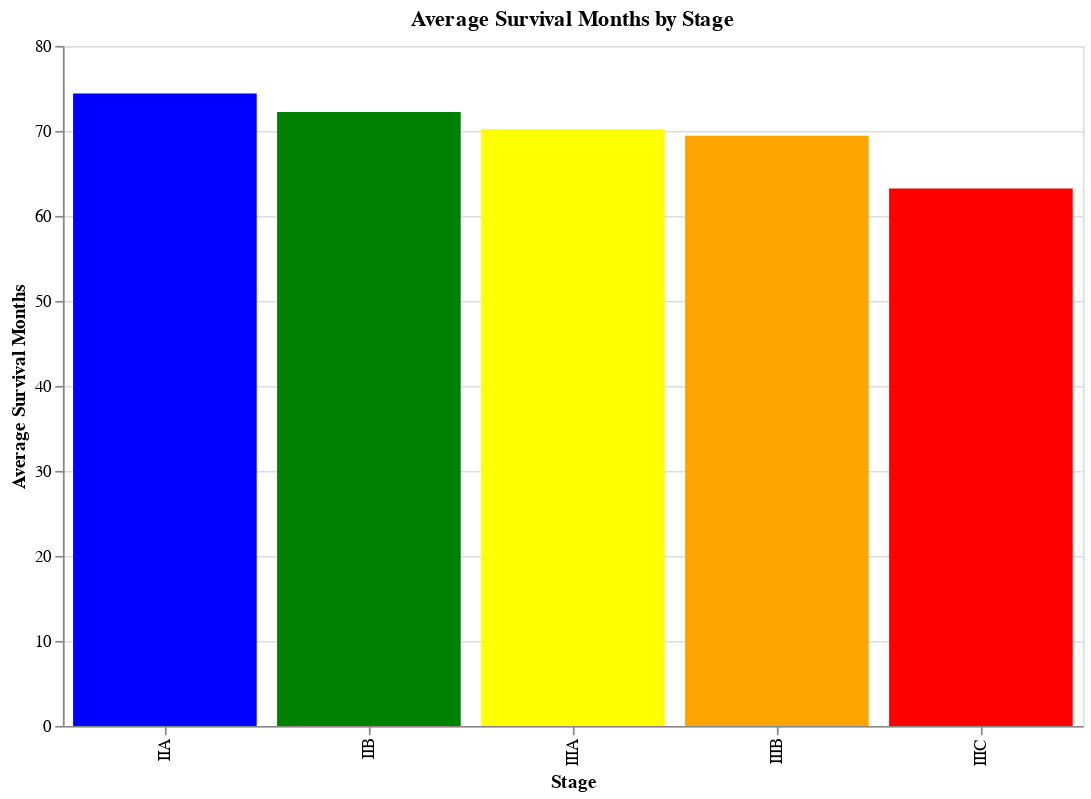

This figure's notebook cell:
### Code cell
# Filter and prepare data
df_filtered = df[['Survival Months', '6th Stage']].copy()
df_filtered = df_filtered[df_filtered['6th Stage'].isin(['IIA', 'IIB', 'IIIA', 'IIIB', 'IIIC'])]

# Define a color scale for the stages
color_scale = alt.Scale(
    domain=['IIA', 'IIB', 'IIIA', 'IIIB', 'IIIC'],
    range=['blue', 'green', 'yellow', 'orange', 'red']
)

# Create a bar chart
chart = alt.Chart(df_filtered).mark_bar().encode(
    x=alt.X('6th Stage:N', sort=['IIA', 'IIB', 'IIIA', 'IIIB', 'IIIC'], title='Stage'),
    y=alt.Y('mean(Survival Months):Q', title='Average Survival Months'),
    color=alt.Color('6th Stage:N', scale=color_scale, legend=None),
    tooltip=['6th Stage', 'mean(Survival Months)']
).properties(
    title="Average Survival Months by Stage",
    width=600,
    height=400
)

chart

### Figure 1 — Vega-Lite specification as saved in the notebook (floating-point values rounded to 4 significant figures; data arrays with more than 128 entries replaced by an {"elided": "..."} marker saying what was removed)
{"config": {"view": {"continuousWidth": 300, "continuousHeight": 300}}, "data": {"name": "data-a1e068c1191224e49c282eb4afc4c306"}, "mark": {"type": "bar"}, "encoding": {"color": {"field": "6th Stage", "legend": null, "scale": {"domain": ["IIA", "IIB", "IIIA", "IIIB", "IIIC"], "range": ["blue", "green", "yellow", "orange", "red"]}, "type": "nominal"}, "tooltip": [{"field": "6th Stage", "type": "nominal"}, {"aggregate": "mean", "field": "Survival Months", "type": "quantitative"}], "x": {"field": "6th Stage", "sort": ["IIA", "IIB", "IIIA", "IIIB", "IIIC"], "title": "Stage", "type": "nominal"}, "y": {"aggregate": "mean", "field": "Survival Months", "title": "Average Survival Months", "type": "quantitative"}}, "height": 400, "title": "Average Survival Months by Stage", "width": 600, "$schema": "https://vega.github.io/schema/vega-lite/v5.20.1.json", "datasets": {"data-a1e068c1191224e49c282eb4afc4c306": {"elided": "4024 records"}}}
